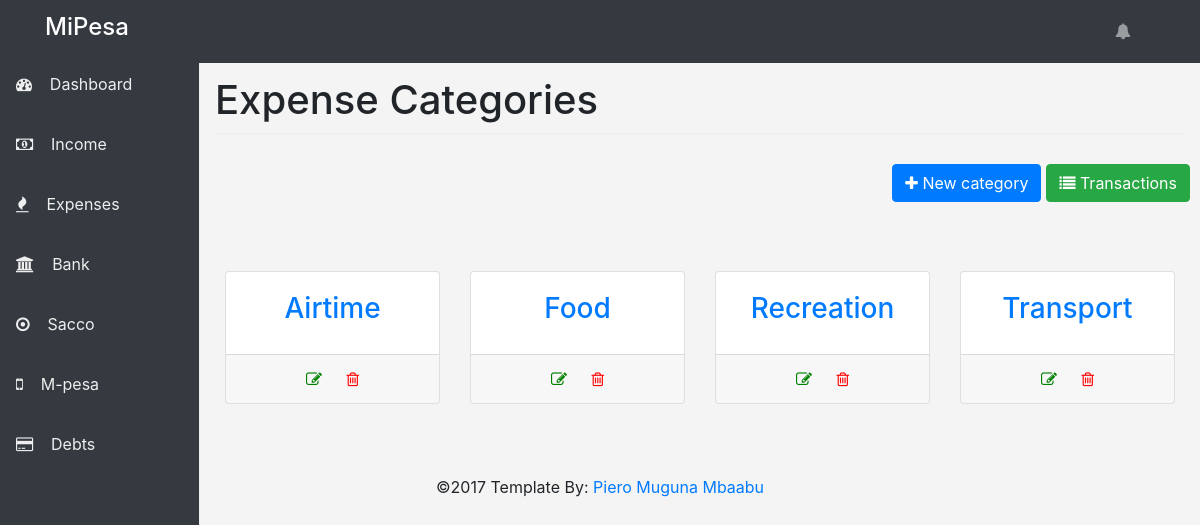
Page /expense/ on the committed database.
### expense/models.py (models this page shows, shortened)
class ExpenseCategory(models.Model):
	category_name = models.CharField(max_length=200)
	date_created = models.DateTimeField(auto_now_add=True)

### expense/views.py (the view)
def categories(request):
	template = 'expense/categories.html'
	context = {
		'categories' : ExpenseCategory.objects.all().order_by('category_name'),
	}
	return render(request, template, context)

### expense/templates/expense/categories.html (shortened to what this page needs)
{% extends "base.html" %}
{% block page_title %}Expense Categories{% endblock %}
{% block content %}
<section class="page-head">
	<div class="row">
		<div class="page-nav">
			<a type="button" class="btn btn-success pull-right" href="{% url 'expense:expense_transactions' %}">
			  <i class="fa fa-list"></i> Transactions
			</a>
			<button type="button" class="btn btn-primary pull-right" data-toggle="modal" data-target="#newCategory">
			  <i class="fa fa-plus"></i> New category
			</button>
		</div>
	</div>
</section>
<section class="page-body">
	<div class="row">
		{% for category in categories %}
		<div class="col-md-3">
			<a href="{% url 'expense:fetch_category' category.pk %}">
			<div class="card category text-center">
				<div class="card-body">
					<h3>{{ category.category_name }}</h3>
				</div>
				<div class="card-footer">
					<a href="{% url 'expense:edit_category' category.pk %}" style="color: green;"><i class="fa fa-edit"></i></a>
					<a href="{% url 'expense:delete_category' category.pk %}" style="color: red;" onclick="return confirm('This action is irreversible. Are you sure?')"><i class="fa fa-trash-o"></i></a>
				</div>
			</div>
			</a>
		</div>
		{% empty %}
		<h3 class="text-center">No categories to display!</h3>
		{% endfor %}
	</div>
</section>
{% endblock %}

### static/css/style.css (style rules this page uses)
body { background: #f4f4f4f4; }
.page-body { padding: 10px; margin-top: 3%; }
.page-nav { padding: 10px 5px; margin-bottom: 2%; width: 100%; }
.page-nav .btn { margin-right: 5px; }
.category { margin-bottom: 5%; text-decoration: none; }
.category .card-footer a { margin-right: 20px; }
.fa-trash-o { color: red; }
.fa-edit { color: green; }

### rows in the picture
ExpenseCategory: category_name "Airtime"
ExpenseCategory: category_name "Food"
ExpenseCategory: category_name "Recreation"
ExpenseCategory: category_name "Transport"
